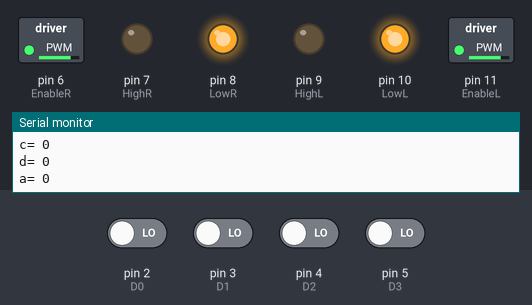
A sketch run on a simulated Arduino Uno, built with avr-gcc and run on an emulated ATmega328P. On the bench: switched loads named in the sketch (green lamp = pin HIGH), output pins drawn as LEDs (lit = HIGH), the last lines printed to the serial monitor. The test bench sets the inputs (shaded band); at power-on: pin 2 (D0), pin 3 (D1), pin 4 (D2), pin 5 (D3) LOW.

Above: at 1.2 s.
1.3 s: pin 2 (D0) driven HIGH
At 1.8 s:
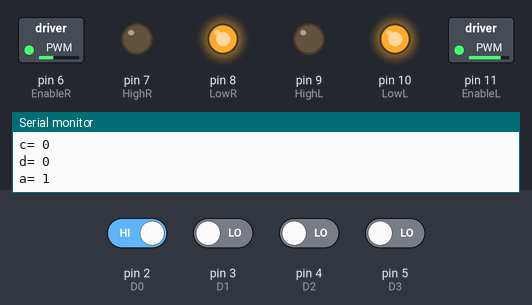
2.8 s: pin 5 (D3) driven HIGH
At 3.6 s:
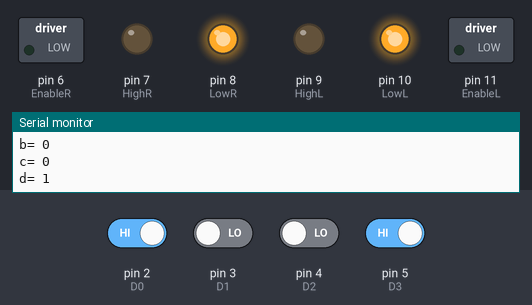
5.8 s: pin 5 (D3) driven LOW
At 6.6 s:
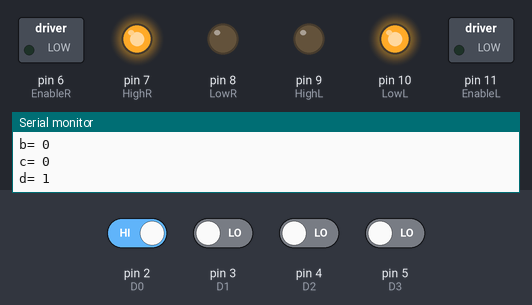
8.8 s: pin 3 (D1) driven HIGH
At 10.0 s:
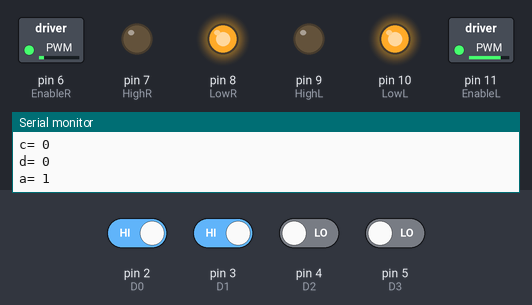
10.3 s: pin 4 (D2) driven HIGH
At 12.1 s:
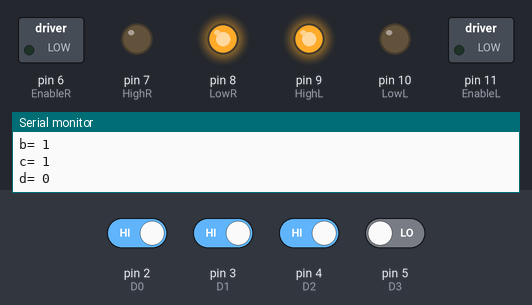
13.3 s: pin 2 (D0) driven LOW
At 15.7 s:
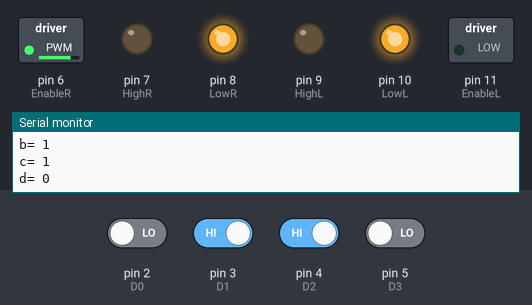
Timing chart, 0 to 17.2 s (numbered marks = the images above; inputs shaded):
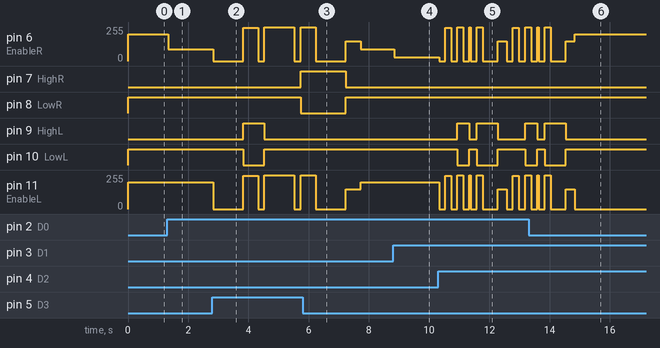

The sketch:

Final_Code.ino
```cpp
int i =0;
int j =0;

const int EnableL = 11;
const int HighL = 9;       // LEFT SIDE MOTOR
const int LowL =10;

const int EnableR = 6;
const int HighR = 7;       //RIGHT SIDE MOTOR
const int LowR =8;


const int D0 = 2;       //Raspberry pin 21    LSB
const int D1 = 3;       //Raspberry pin 22
const int D2 = 4;       //Raspberry pin 23
const int D3 = 5;       //Raspberry pin 24    MSB

int a,b,c,d,data;


void setup() {

Serial.begin(9600);
pinMode(EnableL, OUTPUT);
pinMode(HighL, OUTPUT);
pinMode(LowL, OUTPUT);


pinMode(EnableR, OUTPUT);
pinMode(HighR, OUTPUT);
pinMode(LowR, OUTPUT);


}

void Data()
{
   a = digitalRead(D0);
   b = digitalRead(D1);
   c = digitalRead(D2);
   d = digitalRead(D3);
   Serial.print("a= ");
   Serial.println(a);
   Serial.print("b= ");
   Serial.println(b);
   Serial.print("c= ");
   Serial.println(c);
   Serial.print("d= ");
   Serial.println(d);
   data = 8*d+4*c+2*b+a;
}


void Forward()
{
  digitalWrite(HighL, LOW);
  digitalWrite(LowL, HIGH);
  analogWrite(EnableL,200);

  digitalWrite(HighR, LOW);
  digitalWrite(LowR, HIGH);
  analogWrite(EnableR,200);
}


void Backward()
{
  digitalWrite(HighL, HIGH);
  digitalWrite(LowL, LOW);
  analogWrite(EnableL,255);

  digitalWrite(HighR, HIGH);
  digitalWrite(LowR, LOW);
  analogWrite(EnableR,255);

}

void Stop()
{
  digitalWrite(HighL, LOW);
  digitalWrite(LowL, HIGH);
  analogWrite(EnableL,0);

  digitalWrite(HighR, LOW);
  digitalWrite(LowR, HIGH);
  analogWrite(EnableR,0);

}

void Left1()
{
  digitalWrite(HighL, LOW);
  digitalWrite(LowL, HIGH);
  analogWrite(EnableL,60);

  digitalWrite(HighR, LOW);
  digitalWrite(LowR, HIGH);
  analogWrite(EnableR,200);

}

void Left2()
{
  digitalWrite(HighL, LOW);
  digitalWrite(LowL, HIGH);
  analogWrite(EnableL,10);

  digitalWrite(HighR, LOW);
  digitalWrite(LowR, HIGH);
  analogWrite(EnableR,200);

}


void Left3()
{
  digitalWrite(HighL, LOW);
  digitalWrite(LowL, HIGH);
  analogWrite(EnableL,0);

  digitalWrite(HighR, LOW);
  digitalWrite(LowR, HIGH);
  analogWrite(EnableR,200);

}

void Right1()
{
  digitalWrite(HighL, LOW);
  digitalWrite(LowL, HIGH);
  analogWrite(EnableL,200);

  digitalWrite(HighR, LOW);
  digitalWrite(LowR, HIGH);
  analogWrite(EnableR,90);  //200

}
void Right2()
{
  digitalWrite(HighL, LOW);
  digitalWrite(LowL, HIGH);
  analogWrite(EnableL,200);

  digitalWrite(HighR, LOW);
  digitalWrite(LowR, HIGH);
  analogWrite(EnableR,60);   //160

}

void Right3()
{
  digitalWrite(HighL, LOW);
  digitalWrite(LowL, HIGH);
  analogWrite(EnableL,200);

  digitalWrite(HighR, LOW);
  digitalWrite(LowR, HIGH);
  analogWrite(EnableR,30);   //100

}

void UTurn()
{
  analogWrite(EnableL, 0);
  analogWrite(EnableR, 0);
  delay(200);

  analogWrite(EnableL, 250);
  analogWrite(EnableR, 250);    //forward
  delay(200);

  analogWrite(EnableL, 0);
  analogWrite(EnableR, 0);
  delay(200);

  digitalWrite(HighL, HIGH);
  digitalWrite(LowL, LOW);
  digitalWrite(HighR, LOW);   //   left
  digitalWrite(LowR, HIGH);
  analogWrite(EnableL, 255);
  analogWrite(EnableR, 255);
  delay(200);

  analogWrite(EnableL, 0);
  analogWrite(EnableR, 0);
  delay(200);

  digitalWrite(HighL, LOW);
  digitalWrite(LowL, HIGH);
  digitalWrite(HighR, LOW);   // forward
  digitalWrite(LowR, HIGH);
  analogWrite(EnableL, 255);
  analogWrite(EnableR, 255);
  delay(50);

  analogWrite(EnableL, 0);
  analogWrite(EnableR, 0);
  delay(200);

  digitalWrite(HighL, HIGH);
  digitalWrite(LowL, LOW);
  digitalWrite(HighR, LOW);    //left
  digitalWrite(LowR, HIGH);
  analogWrite(EnableL, 255);
  analogWrite(EnableR, 255);
  delay(200);


  analogWrite(EnableL, 0);
  analogWrite(EnableR, 0);
  delay(500);


  digitalWrite(HighL, LOW);
  digitalWrite(LowL, HIGH);
  digitalWrite(HighR, LOW);
  digitalWrite(LowL, HIGH);
  analogWrite(EnableL, 150);
  analogWrite(EnableR, 150);
  delay(300);
}


void Object()
{

  analogWrite(EnableL, 0);
  analogWrite(EnableR, 0);            //stop
  delay(1000);

  digitalWrite(HighL, HIGH);
  digitalWrite(LowL, LOW);
  digitalWrite(HighR, LOW);
  digitalWrite(LowR, HIGH);        //left
  analogWrite(EnableL, 250);
  analogWrite(EnableR, 250);
  delay(500);

  analogWrite(EnableL, 0);
  analogWrite(EnableR, 0);            //stop
  delay(200);

  digitalWrite(HighL, LOW);
  digitalWrite(LowL, HIGH);           //forward
  digitalWrite(HighR, LOW);
  digitalWrite(LowR, HIGH);
  analogWrite(EnableL, 255);
  analogWrite(EnableR, 255);
  delay(1000);

  analogWrite(EnableL, 0);           //stop
  analogWrite(EnableR, 0);
  delay(200);

  digitalWrite(HighL, LOW);
  digitalWrite(LowL, HIGH);
  digitalWrite(HighR, HIGH);         //right
  digitalWrite(LowR, LOW);
  analogWrite(EnableL, 255);
  analogWrite(EnableR, 255);
  delay(500);

  analogWrite(EnableL, 0);               //stop
  analogWrite(EnableR, 0);
  delay(1000);


  digitalWrite(HighL, LOW);
  digitalWrite(LowL, HIGH);
  digitalWrite(HighR, LOW);       // forward
  digitalWrite(LowR, HIGH);
  analogWrite(EnableL, 150);
  analogWrite(EnableR, 150);
  delay(500);

   i  = i+1;
}

void Lane_Change()
{

  analogWrite(EnableL, 0);
  analogWrite(EnableR, 0);            //stop
  delay(1000);

  digitalWrite(HighL, LOW);
  digitalWrite(LowL, HIGH);
  digitalWrite(HighR, HIGH);
  digitalWrite(LowR, LOW);        //Right
  analogWrite(EnableL, 250);
  analogWrite(EnableR, 250);
  delay(500);

  analogWrite(EnableL, 0);
  analogWrite(EnableR, 0);            //stop
  delay(200);

  digitalWrite(HighL, LOW);
  digitalWrite(LowL, HIGH);           //forward
  digitalWrite(HighR, LOW);
  digitalWrite(LowR, HIGH);
  analogWrite(EnableL, 255);
  analogWrite(EnableR, 255);
  delay(1000);

  analogWrite(EnableL, 0);           //stop
  analogWrite(EnableR, 0);
  delay(200);

  digitalWrite(HighL, HIGH);
  digitalWrite(LowL, LOW);
  digitalWrite(HighR, LOW);         //LEFT
  digitalWrite(LowR, HIGH);
  analogWrite(EnableL, 255);
  analogWrite(EnableR, 255);
  delay(500);

  analogWrite(EnableL, 0);               //stop
  analogWrite(EnableR, 0);
  delay(1000);


  digitalWrite(HighL, LOW);
  digitalWrite(LowL, HIGH);
  digitalWrite(HighR, LOW);       // forward
  digitalWrite(LowR, HIGH);
  analogWrite(EnableL, 150);
  analogWrite(EnableR, 150);
  delay(500);


}


void loop()
{


  Data();
  if(data==0)
   {
     Forward();
     if (i>0)
     {
      j = j+1;
     }
   }

  else if(data==1)
   {
     Right1();
          if (i>0)
     {
      j = j+1;
     }
   }

  else if(data==2)
   {
     Right2();
          if (i>0)
     {
      j = j+1;
     }
   }

  else if(data==3)
   {
     Right3();
          if (i>0)
     {
      j = j+1;
     }
   }

  else if(data==4)
   {
     Left1();
          if (i>0)
     {
      j = j+1;
     }
   }

  else if(data==5)
   {
     Left2();
          if (i>0)
     {
      j = j+1;
     }
   }

  else if(data==6)
   {
     Left3();
          if (i>0)
     {
      j = j+1;
     }
   }

  else if(data==7)
   {
     UTurn();
   }

  else if (data==8)
   {
      analogWrite(EnableL, 0);
      analogWrite(EnableR, 0);
      delay(4000);

      analogWrite(EnableL, 255);
      analogWrite(EnableR, 255);
      delay(500);
   }

      else if(data==9)
   {
     Object();
   }

     else if (data==10)
   {
      analogWrite(EnableL, 0);
      analogWrite(EnableR, 0);
      delay(2000);
   }

     else if(data>10)
   {
     Stop();
   }


}
```

Measured:
- after the input at 1.3 s, pin 6 (EnableR): 200/255 → 90/255 at once
- after the input at 2.8 s, pin 6 (EnableR): 90/255 → 0/255 at once, → 250/255 1.0 s later, → 0/255 0.50 s later, → 255/255 0.20 s later, … (6 changes in this stretch); pin 7 (HighR): LOW → HIGH after 2.9 s
- after the input at 5.8 s, pin 9 (HighL): stays LOW (without the input it goes to HIGH after 2.9 s); pin 10 (LowL): stays HIGH (without the input it goes to LOW after 2.9 s)
- after the input at 8.8 s, pin 6 (EnableR): 90/255 → 30/255 at once
- after the input at 10.3 s, pin 6 (EnableR): 30/255 → 0/255 at once, → 250/255 0.20 s later, → 0/255 0.20 s later, → 255/255 0.20 s later, … (14 changes in this stretch); pin 9 (HighL): goes HIGH 0.40 s, LOW 0.25 s, HIGH 0.70 s, LOW 0.90 s, then HIGH, starting after 0.63 s
- after the input at 13.3 s, pin 9 (HighL): goes on until 14.5 s, then stays LOW; pin 10 (LowL): goes on until 14.5 s, then stays HIGH
